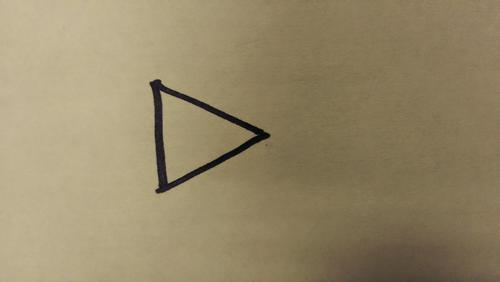
#> input picture IMAG19.jpg, 500 x 282 px
$ python makeBinaryImage.py
#> lines starting #> are read from the running program, lines starting #| are printed output that depends on the picture; after the words box and inside, x2 and y2 are one past the last pixel; in counts of white or black regions, pixels touching at a corner belong together
###########################################
## makeBinaryImage.py
###########################################

import numpy as np
import cv2
import csv
import sys, os
from PIL import Image


# python chop.py [chop-factor] [in-file] [out-file]

chop = int(1)
im = Image.open('IMAG19.jpg')
#> im is the input picture: PIL image 500x282 RGB; mean R, G, B 150.2, 136.3, 104.9
im = im.convert('1')
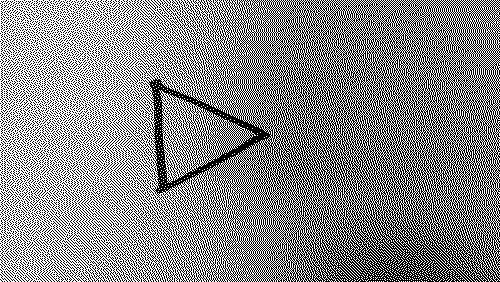
#> im: PIL image 500x282 1; 53.5% white; black in thin lines or dots
width, height = im.size
#> width = 500; height = 282
data = im.load()

# Iterate through the rows.
for y in range(height):
    for x in range(width):

        # Make sure we're on a dark pixel.
        if data[x, y] > 120:
            continue

        # Keep a total of non-white contiguous pixels.
        total = 0

        # Check a sequence ranging from x to image.width.
        for c in range(x, width):

            # If the pixel is dark, add it to the total.
            if data[c, y] < 120:
                total += 1

            # If the pixel is light, stop the sequence.
            else:
                break

        # If the total is less than the chop, replace everything with white.
        if total <= chop:
            for c in range(total):
                data[x + c, y] = 255

        # Skip this sequence we just altered.
        x += total
#> after the loop, x = 500


# Iterate through the columns.
for x in range(width):
    for y in range(height):

        # Make sure we're on a dark pixel.
        if data[x, y] > 120:
            continue

        # Keep a total of non-white contiguous pixels.
        total = 0

        # Check a sequence ranging from y to image.height.
        for c in range(y, height):

            # If the pixel is dark, add it to the total.
            if data[x, c] < 120:
                total += 1

            # If the pixel is light, stop the sequence.
            else:
                break

        # If the total is less than the chop, replace everything with white.
        if total <= chop:
            for c in range(total):
                data[x, y + c] = 255

        # Skip this sequence we just altered.
        y += total
#> after the loop, y = 281

im.save('IMAG19result.png')
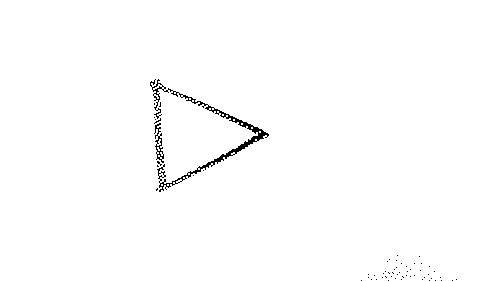
#> saved as IMAG19result.png: PIL image 500x282 1; 99.1% white; black in thin lines or dots, all inside (x1, y1, x2, y2) = (150, 79, 457, 281)

$ run again, with TESTIMAGEHOUGHLINE.jpg copied over IMAG19.jpg
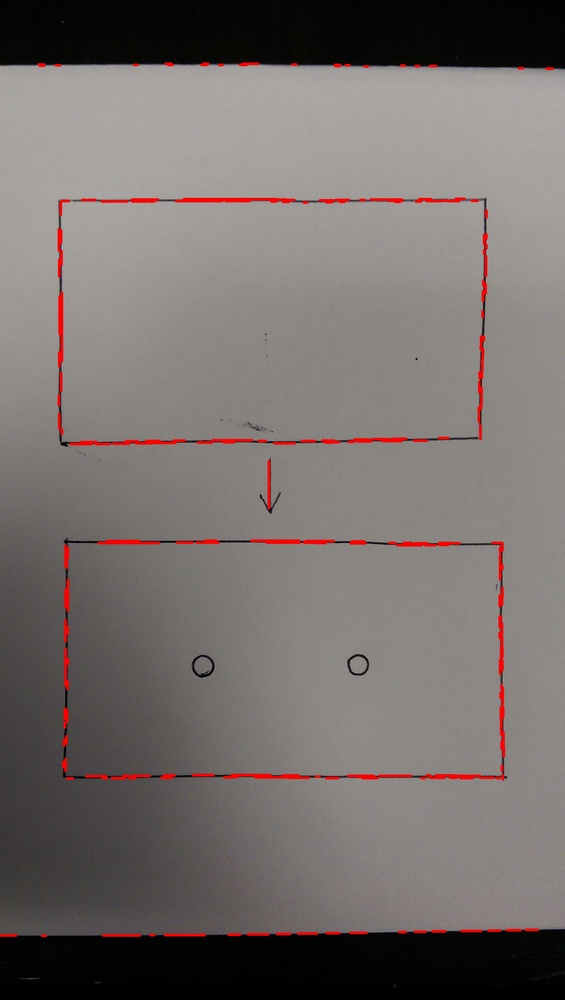
#> input picture TESTIMAGEHOUGHLINE.jpg, 565 x 1000 px, shrunk from 1520 x 2688 before the run
#> im is the input picture: PIL image 565x1000 RGB; mean R, G, B 118, 111, 108.4
#> `im = im.convert('1')`:
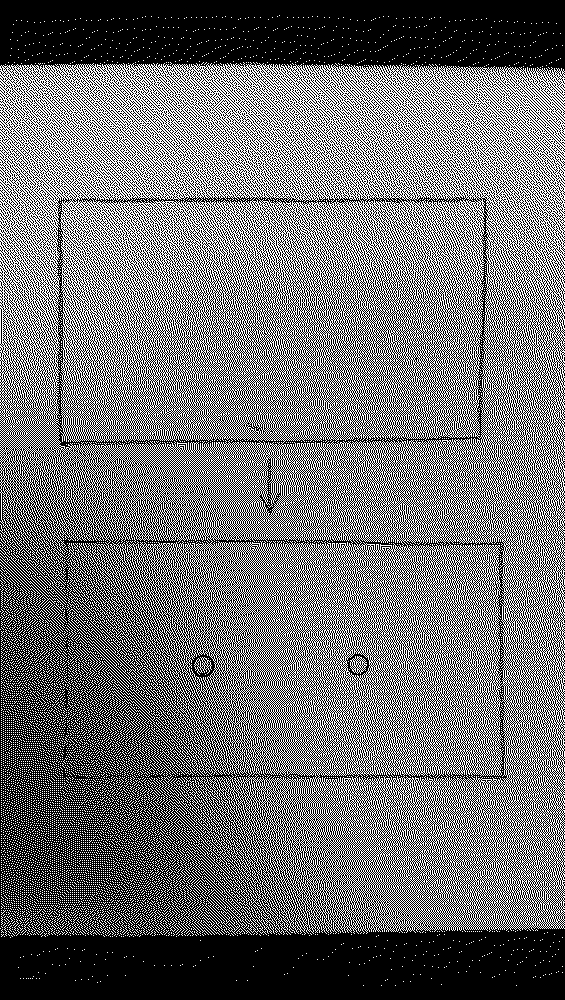
#> im: PIL image 565x1000 1; 44% white in thin lines or dots
#> `im.save('IMAG19result.png')`:
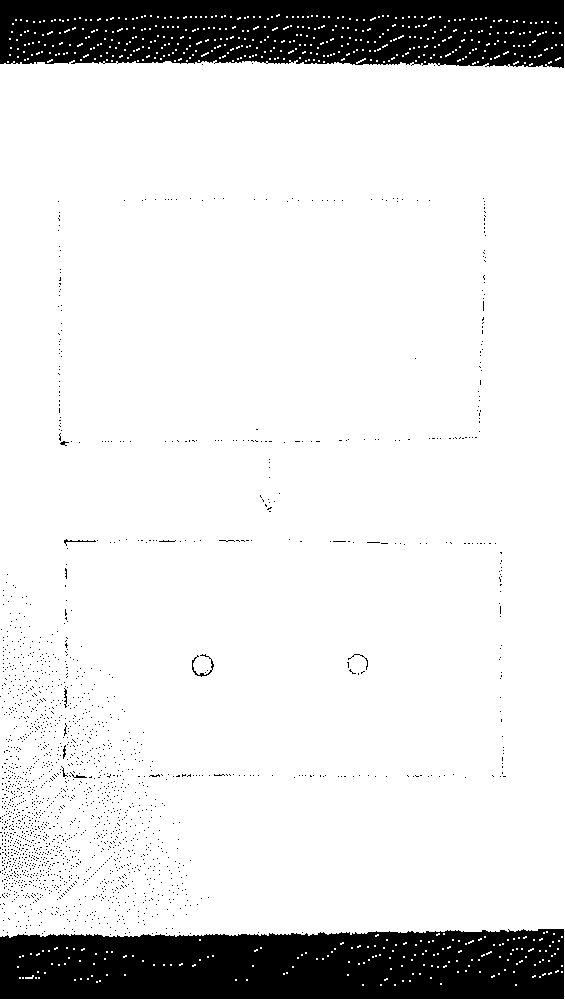
#> saved as IMAG19result.png: PIL image 565x1000 1; 87.1% white; 1941 black regions (1932 under 20 px), largest, box (x1, y1, x2, y2) and area: (0, 929, 564, 999) 35980, (0, 0, 564, 68) 33788, (192, 654, 214, 677) 100

$ run again, with square1.jpg copied over IMAG19.jpg
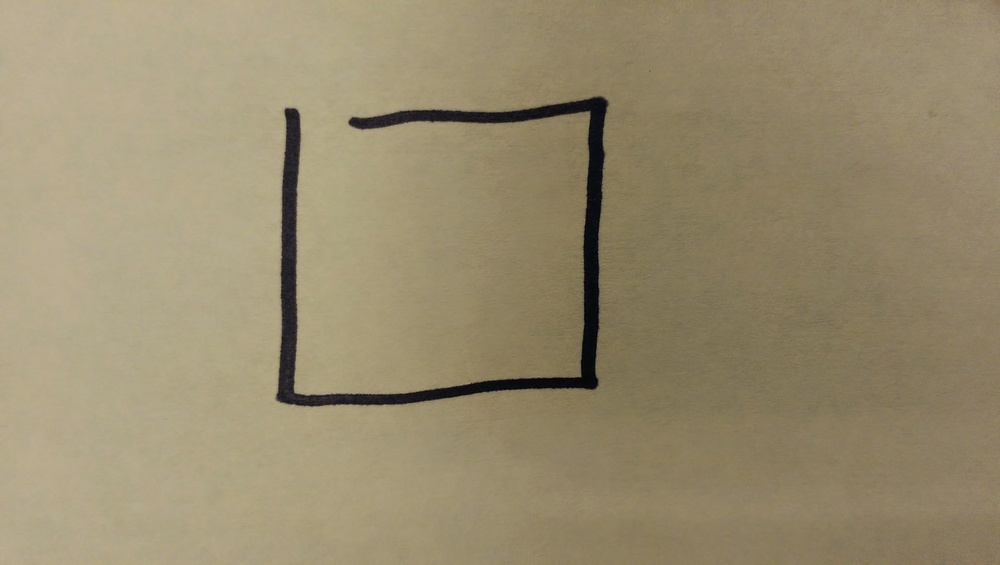
#> input picture square1.jpg, 1000 x 565 px, shrunk from 2688 x 1520 before the run
#> im is the input picture: PIL image 1000x565 RGB; mean R, G, B 152.5, 140.1, 110.6
#> `im = im.convert('1')`:
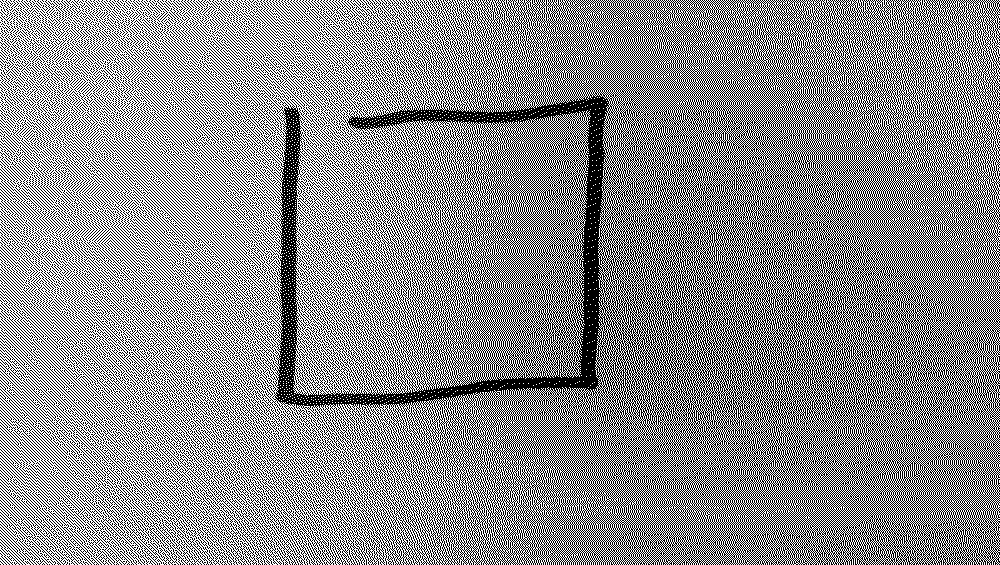
#> im: PIL image 1000x565 1; 54.9% white; black in thin lines or dots
#> `im.save('IMAG19result.png')`:
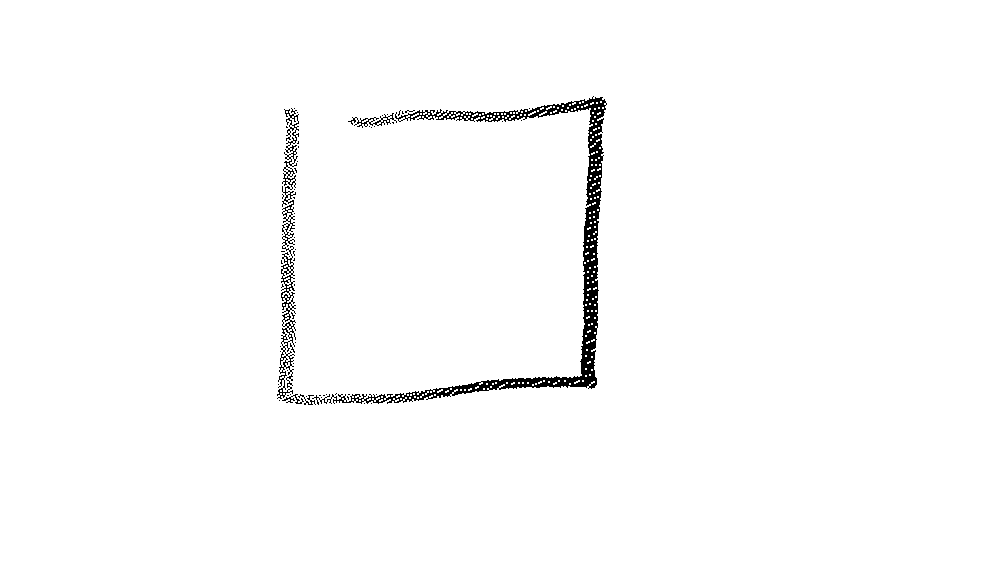
#> saved as IMAG19result.png: PIL image 1000x565 1; 98.5% white; 60 black regions (55 under 20 px), largest, box (x1, y1, x2, y2) and area: (312, 96, 607, 405) 6354, (277, 108, 299, 399) 1577, (348, 113, 397, 128) 184, (282, 394, 304, 404) 68, (298, 394, 316, 405) 55
